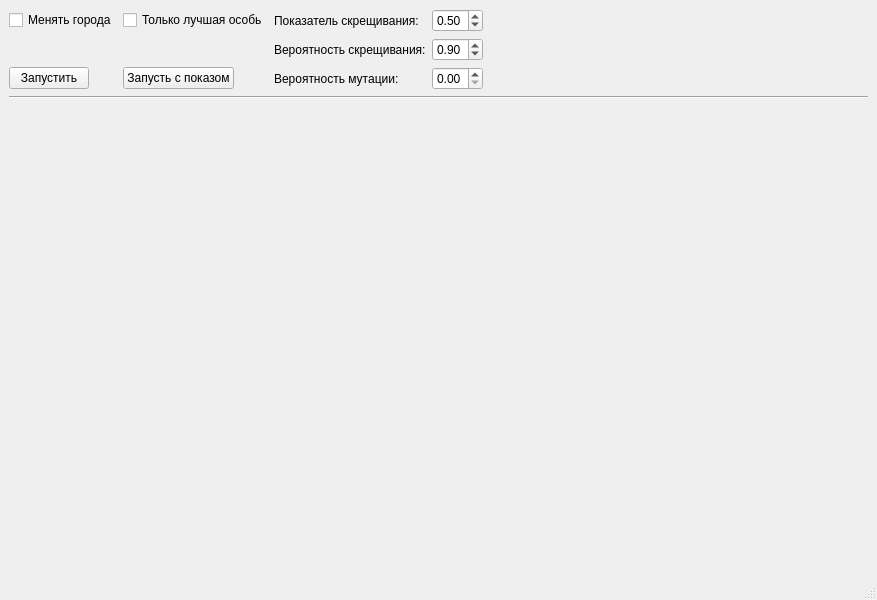
<?xml version="1.0" encoding="UTF-8"?>
<ui version="4.0">
 <class>MainWindow</class>
 <widget class="QMainWindow" name="MainWindow">
  <property name="geometry">
   <rect>
    <x>0</x>
    <y>0</y>
    <width>877</width>
    <height>600</height>
   </rect>
  </property>
  <property name="windowTitle">
   <string>Лабораторная №5 Клесов ВТ-41</string>
  </property>
  <widget class="QWidget" name="centralwidget">
   <layout class="QVBoxLayout" name="verticalLayout">
    <item>
     <layout class="QGridLayout" name="gridLayout_2">
      <item row="1" column="3">
       <widget class="QDoubleSpinBox" name="crossingProb">
        <property name="decimals">
         <number>2</number>
        </property>
        <property name="minimum">
         <double>0.500000000000000</double>
        </property>
        <property name="maximum">
         <double>1.000000000000000</double>
        </property>
        <property name="singleStep">
         <double>0.050000000000000</double>
        </property>
        <property name="value">
         <double>0.900000000000000</double>
        </property>
       </widget>
      </item>
      <item row="2" column="3">
       <widget class="QDoubleSpinBox" name="mutationProb">
        <property name="maximum">
         <double>0.500000000000000</double>
        </property>
        <property name="singleStep">
         <double>0.050000000000000</double>
        </property>
       </widget>
      </item>
      <item row="0" column="2">
       <widget class="QLabel" name="label">
        <property name="text">
         <string>Показатель скрещивания:</string>
        </property>
       </widget>
      </item>
      <item row="1" column="2">
       <widget class="QLabel" name="label_2">
        <property name="text">
         <string>Вероятность скрещивания:</string>
        </property>
       </widget>
      </item>
      <item row="2" column="6">
       <spacer name="horizontalSpacer_2">
        <property name="orientation">
         <enum>Qt::Horizontal</enum>
        </property>
        <property name="sizeHint" stdset="0">
         <size>
          <width>40</width>
          <height>20</height>
         </size>
        </property>
       </spacer>
      </item>
      <item row="2" column="0">
       <widget class="QPushButton" name="buttonStart">
        <property name="sizePolicy">
         <sizepolicy hsizetype="Fixed" vsizetype="Fixed">
          <horstretch>0</horstretch>
          <verstretch>0</verstretch>
         </sizepolicy>
        </property>
        <property name="text">
         <string>Запустить</string>
        </property>
       </widget>
      </item>
      <item row="2" column="2">
       <widget class="QLabel" name="label_3">
        <property name="text">
         <string>Вероятность мутации:</string>
        </property>
       </widget>
      </item>
      <item row="0" column="3">
       <widget class="QDoubleSpinBox" name="crossingValue">
        <property name="minimum">
         <double>0.000000000000000</double>
        </property>
        <property name="maximum">
         <double>1.000000000000000</double>
        </property>
        <property name="singleStep">
         <double>0.050000000000000</double>
        </property>
        <property name="value">
         <double>0.500000000000000</double>
        </property>
       </widget>
      </item>
      <item row="0" column="0">
       <widget class="QCheckBox" name="refreshCities">
        <property name="text">
         <string>Менять города</string>
        </property>
       </widget>
      </item>
      <item row="0" column="1">
       <widget class="QCheckBox" name="onlyBest">
        <property name="text">
         <string>Только лучшая особь</string>
        </property>
       </widget>
      </item>
      <item row="2" column="1">
       <widget class="QPushButton" name="buttonStartShow">
        <property name="sizePolicy">
         <sizepolicy hsizetype="Fixed" vsizetype="Fixed">
          <horstretch>0</horstretch>
          <verstretch>0</verstretch>
         </sizepolicy>
        </property>
        <property name="text">
         <string>Запусть с показом</string>
        </property>
       </widget>
      </item>
     </layout>
    </item>
    <item>
     <widget class="Line" name="line">
      <property name="orientation">
       <enum>Qt::Horizontal</enum>
      </property>
     </widget>
    </item>
    <item>
     <widget class="Plot" name="widget" native="true"/>
    </item>
   </layout>
  </widget>
  <widget class="QStatusBar" name="statusBar"/>
 </widget>
 <customwidgets>
  <customwidget>
   <class>Plot</class>
   <extends>QWidget</extends>
   <header>plot.h</header>
   <container>1</container>
  </customwidget>
 </customwidgets>
 <resources/>
 <connections/>
</ui>
